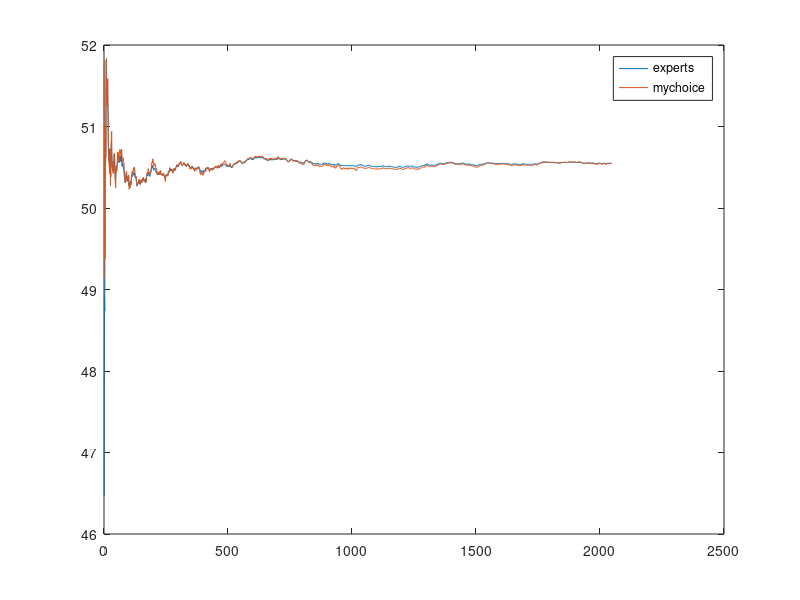

MATLAB code for this plot: (Note: this script raises an error after producing the figure.)
function out = OMG()
%use doubling tricking to iterate
M = 11; % 2 ^ 15 = 32768
% the maxiums turn will iterate T times;
T = 2^(M)-1; % avoid the last value to 0
% T = 50000;
% G is  positive retional number begin with 1
N = 100; % N is used to set G and Z
global G;
G = ones(1,N);
global Z;
Z = zeros(N-1,1);
% your decision domain used in projection
global x_bound;
x_bound = [0,1000];
% D and eta are used in reward function U
global D;
D = 1;
global eta;
eta = 1;
global gzs;
gzs  = zeros(1,T+1); % <G , Z>
% output variable
global regrets;
regrets = zeros(1,T);
global regrets_div_t;
regrets_div_t = zeros(1,T);
global experts;
experts = zeros(1,T);
global expertsRewards;
expertsRewards = zeros(1,T);
global myChoices;
myChoices = zeros(1,T);
global myRewards;
myRewards = zeros(1,T);
% the initial y

y1 = 8;

%%%%%%%%%%%%%%%%%%
% main function  %
%%%%%%%%%%%%%%%%%%
  isDraw =true;
  rng(1);
  out_d=OGD_doubling(M,y1,isDraw);
  
  figure('name','Regrets Compare','NumberTitle','off','Position',[100,0,700,500]);
  plot(out_d,'DisplayName','doubling sha');
  hold on;
  
   rng(1);
%  out = OGD_Primary(T,y1,isDraw);
   x=ogddoublingtrick(M-1);
   plot(x,'DisplayName','doubling sun');
   lg=legend('doubling sha','doubling sun');
   lg.FontSize = 15;
   hold off;
%   
%   rng(1);
%   regret_s=ogdfix(8,x_bound);
%   figure('name','RG','NumberTitle','off','Position',[0,500,700,500]);
%   plot(out,'DisplayName','out_s');
%   hold on;
%   plot(regret_s,'DisplayName','regret_s');
%   legend('out_s','regret_s');
%   hold off;
%%%%%%%end%%%%%%%%


end

function out = OGD_doubling(M,y1,isDraw)
  global regrets_div_t;
  global experts;
  global myChoices;
%   global myRewards;
%   global expertsRewards;
%   global gzs;
   yout = y1;
  %rng('shuffle');
  for m = 1 : M

    [yout,regretsOut] = iteration(2^(m-1),2^(m)-1,yout,true);
%    [myChoices(m),experts(m), regrets(m)]=
%    regrets_div_t(m) = regrets(m)/2^m;
  end
 
  if isDraw
    figure('name','The value of Xt','NumberTitle','off','Position',[0,500,700,500]);
    plot(experts,'DisplayName','experts');
    hold on;
    plot(myChoices,'DisplayName','mychoice');
    lgf = legend('experts','mychoice');
    lgf.FontSize = 15;
    hold off;
    figure('name','The aluve of regret','NumberTitle','off','Position',[700,500,700,500]);
    hold on;
    %plot(regret_s'+ones(1,size(regret_s,1))*89);
    
    plot(regretsOut);
    hold off;
    
%     figure('name','Regret div t','NumberTitle','off','Position',[700,0,700,500]);
%     plot(regrets_div_t);
  end
%   diff(1:end) = regrets -(regret_s'-ones(1,size(regret_s,1))*89);

  out = regretsOut;
end

function out = OGD_Primary(T,y1,isDraw)
  global regrets_div_t;
  global experts;
  global myChoices;

%   output variable
%   regrets = zeros(1,T);
%   regrets_div_t = zeros(1,T);
%   experts = zeros(1,T);
%   expertsRewards = zeros(1,T);
%   myChoices = zeros(1,T);
%   myRewards = zeros(1,T);
   
  disp('Begin Loop');
  fprintf('Iterate %d turns',T);
  
   [yout,regretsOut ]= iteration(1,T,y1,false);
  
  disp('End Loop');
  
  if isDraw
    figure('name','The value of Xt','NumberTitle','off','Position',[0,500,700,500]);
    plot(experts,'DisplayName','experts');
    hold on;
    plot(myChoices,'DisplayName','mychoice');
    legend('experts','mychoice');
    hold off;
    figure('name','The aluve of regret','NumberTitle','off','Position',[700,500,700,500]);
    plot(regretsOut);
    figure('name','Regret div t','NumberTitle','off','Position',[700,0,700,500]);
    plot(regrets_div_t);
  end
  out = regretsOut;
end


function [yout,regretsOut ]=iteration(t_b,t_e,y,doubling_flag)
  global G;
  global Z;
  global x_bound;
  global D;
  global eta;
  global gzs;
  global regrets;
  global regrets_div_t;
  global experts;
  global expertsRewards;
  global myChoices;
  global myRewards;
  


  
  % start at 0 OMG this is a serious problem !!! because in matlab for i =
  % i = 1:1 will iterate
  if t_b == 1
    % I think there is problem
    % If we choose iterate from 1
    % The X_1 is decided by which parameter
    % This simulation is a little bit different from the normal algorithm
    % in the paper. 
    % In my code we get x at first, then we gerate y
    % get x0
    x_t = project(y,x_bound);
    % x0 feedback
    Z(1:end) = D * rand(size(Z,1),1);
    gzs(1) = G(2:end) * Z;    
    y = y + (gradient(x_t,gzs(1),eta,G));
  end
   
  for t = t_b : t_e
    %Z(1:end) = D * rand(size(Z,1),1);
    % gzs(t) = G(2:end) * Z;
    % my choice

    if doubling_flag 
      eta1 = t_b+1; 
    else
      eta1 = t + 1;
    end
    
    % get x_t
    myChoices(t) = project(y,x_bound);
  
    % feedback
    Z(1:end) = D * rand(size(Z,1),1);
    gzs(t) = G(2:end) * Z;
    
    % get y t + 1
    y = y + (1 / eta1)*(gradient(myChoices(t) ,gzs(t),eta,G));
    
    % my rewards
    if t == 1
       myRewards(1)  = userLoss(myChoices(1),gzs(1),eta,G);
    else
       myRewards(t)  = myRewards(t-1) + userLoss(myChoices(t),gzs(t),eta,G);
    end
    % caculate expert choice
    if t == 1
       u =  (gzs(1) + eta) / G(1);
    else
       u = (t-1)/ t* experts(t - 1) + 1/t * 1 /G(1) * (gzs(t) + eta);
    end
    u = project(u,x_bound);
    
    % record expert's choice
    experts(t) = u;
    %expert's rewards
    
    expertsRewards(t) = expertReward(experts(t),gzs,eta,t,G);
    
    % regret
    regrets(t) = myRewards(t) - expertsRewards(t);
    
    % test the big O property
    regrets_div_t(t) = regrets(t) / t;
    %%%
  end
  
  yout = y;
  regretsOut = regrets;
end


% the difference of reward function U
function uout = gradient(x_t,gz,eta,G)
  uout = - G(1)*(G(1)*x_t - gz - eta);  
end
% the reward function U
function uout = userLoss(x_t,gz,eta,G)
  uout = -0.5 * (G(1).*x_t - gz - eta).^2;
end

function uout = expertReward(u,gzs,eta,t,G)
  uout = -0.5 * (t * ((G(1)* u - eta)^2 )+sum(-2*(G(1)*u -eta) * gzs(1:t) + gzs(1:t).^2));
end
%the projection funciton
function x_t = project(y_t,x_bound)
  if x_bound(1) <= y_t && y_t <= x_bound(2)
    x_t = y_t;
  else
    if y_t < x_bound(1)
      x_t = x_bound(1);
    else
      x_t = x_bound(2);
    end
  end
end


function regret=ogdfix(y1,x_bound)
%x belongs to [0,1000]
% global myRewards;
% global myChoices;
%y0=8;
  T=2^11-1;
  eta=1;
  n=100;
  s=zeros(T+1,1);

  y=zeros(T,1);
  % this y has some problem!!!
  % I fix it
  %calculate y(1)
  expert_reward=zeros(T,1);
  users_reward=zeros(T,1);
  regret=zeros(T,1);
  u=zeros(T,1);
  user=zeros(T,1);
  z=zeros(n-1,1);
 
  x=zeros(T,1);
  
  % init 
  % we should say given y1,insteading given y0
  % get x0
  %  y(1) = y1;
  x = project(y1,x_bound);
  % feedback t = 0
  z(:)=rand(n-1,1);
  s =sum(z);
  % y = 1
  y(1)= y1 -  (x-sum(z)-eta);
  % feedback function
  % t = 1
  x(1) = project( y(1),x_bound);
  % feedback t = 1
  z(:)=rand(n-1,1);
  s(1) =sum(z);
  user(1) = -0.5*(x(1)-s(1)-eta)^2; 
  u(1)=s(1)+eta;
  expert_reward(1) = -0.5*(u(1)-s(1)-eta)^2;
  regret(1)=user(1)-expert_reward(1);
  % y 2 
   y(2)= y(1) - 1/2 * (x(1)-sum(z)-eta);
  for t=2:T
      %user's choice
      
      % get x and save user choice
      x(t)=project(y(t),x_bound);

      % get feedback
      z=rand(n-1,1);
      s(t)=sum(z);

      % update y
      y(t+1)=y(t)-(x(t)-s(t)-eta)/(t+1);
      %user performance
      users_reward(t)=-0.5*(x(t)-s(t)-eta)^2; 
 
      user(t)=user(t-1)+users_reward(t);
      %best expert performance
     

      u(t)=u(t-1)*(t-1)/t+(s(t)+eta)/t; 

      for j=1:t
          expert_reward(t)=expert_reward(t)-0.5*(u(t)-s(j)-eta)^2;
       end
      %calculate regret
      regret(t)=user(t)-expert_reward(t);
   end
end


function x=ogddoublingtrick(period)
%x belongs to [0,1000]
round=2^(period+1)-1;

rng(1);
x=zeros(round,1);
y=zeros(round,1);
u=zeros(round,1);
user=zeros(round,1);
expert_reward=zeros(round,1);
users_reward=zeros(round,1);
regret=zeros(round,1);

y0=8;
eta=1;
n=100;
s=zeros(round,1);

%calculate y(1)
z=rand(n-1,1);
x0=project(y0);
sum0=sum(z);
y(1)=y0-(x0-sum0-eta);

% regret
for m=0:period
    for t=(2^m):(2^(m+1)-1)
         %user's choice
          x(t)=project(y(t));
          
          z=rand(n-1,1);
          s(t)=sum(z);
          y(t+1)=y(t)-(x(t)-s(t)-eta)/(2^m+1);
        %user performance
        users_reward(t)=-0.5*(x(t)-s(t)-eta)^2; 
        if t==1
            user(t)=users_reward(t);
        else
            user(t)=user(t-1)+users_reward(t);
        end
        %best expert performance
        if t==1
            u(t)=s(t)+eta;
        else
            u(t)=u(t-1)*(t-1)/t+(s(t)+eta)/t; 
        end
        for j=1:t
            expert_reward(t)=expert_reward(t)-0.5*(u(t)-s(j)-eta)^2;
        end
        %calculate regret
        regret(t)=user(t)-expert_reward(t);
    end
end
x = regret;

function x=project(y)
if y>=0 && y<=1000
    x=y;
elseif y>1000
    x=1000;
else
    x=0;
end
end

end


